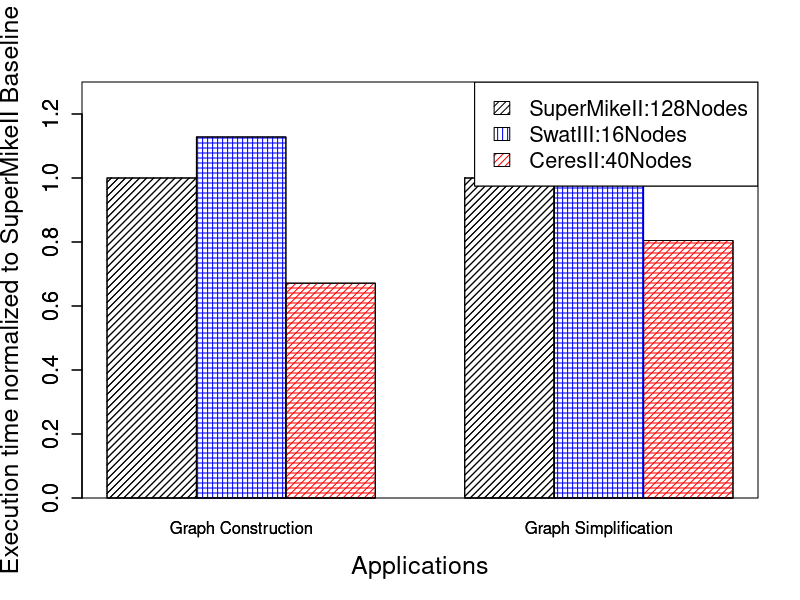

Write R code to recreate this figure.
#Where the file is saved
pdf("//Users/arghyakusumdas/Documents/MyGitProjects/MyIeeeAccessPaper/IEEEtran/IEEEtran/Figures/PerformanceFigures/execTimeHum.pdf", family="Times")

# Grouped Bar Plot
data <- read.csv(file="execTimeHum.csv",head=TRUE,sep=",")
#print(data)
counts <- table(data$HumGraphConstruction,data$HumGraphSimplification)
x <- seq(10, 20, 30)

barplot(as.matrix(data), main="", ylim=c(0, 1.3), xlab="Applications",ylab="Execution time normalized to SuperMikeII Baseline", names=c("Graph Construction", "Graph Simplification"), col=c("black", "blue", "red"), beside=TRUE, density=20, angle=c(45,0,0), cex.lab=1.5, cex.axis=1.3, cex.names=1)
barplot(as.matrix(data), add=TRUE, main="", ylim=c(0, 1.3), xlab="Applications",ylab="Execution time normalized to SuperMikeII Baseline", names=c("Graph Construction", "Graph Simplification"), col=c("black","blue", "red"), beside=TRUE, density=20, angle=c(45,90,45), cex.lab=1.5, cex.axis=1.3, cex.names=1)

legend("topright", legend = rownames(data), fill = c("black","blue", "red"), density=20, angle=c(45,0,0), ncol = 1, cex = 1.3)
legend("topright", legend = rownames(data), fill = c("black","blue", "red"), density=20, angle=c(45,90,45), ncol = 1, cex = 1.3)
box()